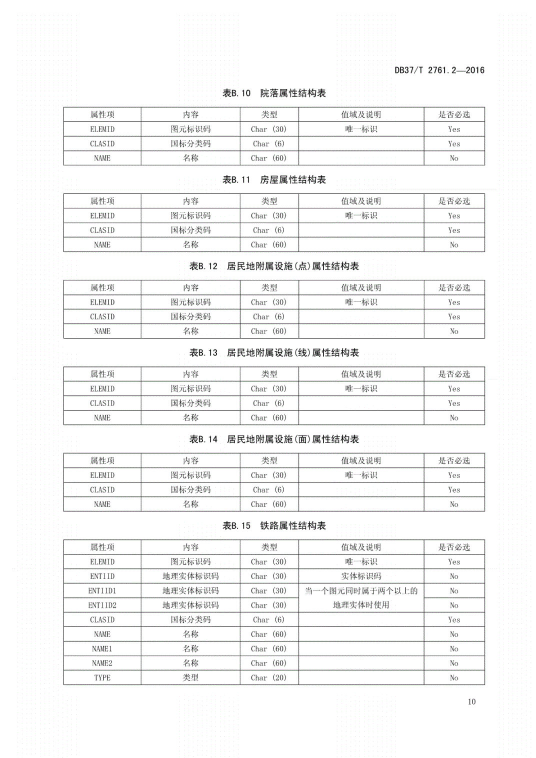
#> input picture python_for_image/picture/导出页面自框架数据_Page3.jpg, 1071 x 1516 px (shown at 1/2 size)
$ python image_new1.py
#> lines starting #> are read from the running program, lines starting #| are printed output that depends on the picture
import numpy as np
import cv2
import os
import time

# url = str(input("请输入图片地址："))


url = r'I:\工作汇总\公示发布\2021年公示\9月份\0901'


class BatchRename():
    def __init__(self):
        self.path = url  # 需更改文件地址，结尾需要有一定要有/

    @staticmethod
    def get_time():
        """
         获取日期编号
        Returns日期编号年月日
        -------

        """
        serial_num = int(time.strftime("%Y%m%d", time.localtime()))
        return serial_num

    def rename(self):
        filelist = os.listdir(self.path)  # 获取路径
        i = 1  # 图片初始名字
        for item in filelist:  # 利用for循环将filelist值赋予item内，循环执行
            if item.endswith('.jpg'):  # 用if检测文件结尾是否为.jpg，来判断是否是图片
                print(item)
                src = os.path.join(os.path.abspath(self.path), item)  # 定义原文件地址
                dst = url + "\\" + str(BatchRename.get_time()) + str("%02d" % i) + '.jpg'  # 新文件保存地址
                # img = cv2.imread(src, -1)  # 读取需要裁剪的图片(x,y)x=图片地址，y=读取方式
                img = cv2.imdecode(np.fromfile(src, dtype=np.uint8),
                                   cv2.IMREAD_COLOR)  # 读取需要裁剪的图片(x,y)x=图片地址，y=读取方式（中文路径读取）
#> img is the input picture: shape (1516, 1071, 3); mean B, G, R 244.9, 245, 244.8
                # img = cv2.cvtColor(img ,cv2.COLOR_LAB2BGR)
                new_size = cv2.resize(img, (1500, 900))  # 图片裁剪大小，手动进行更改
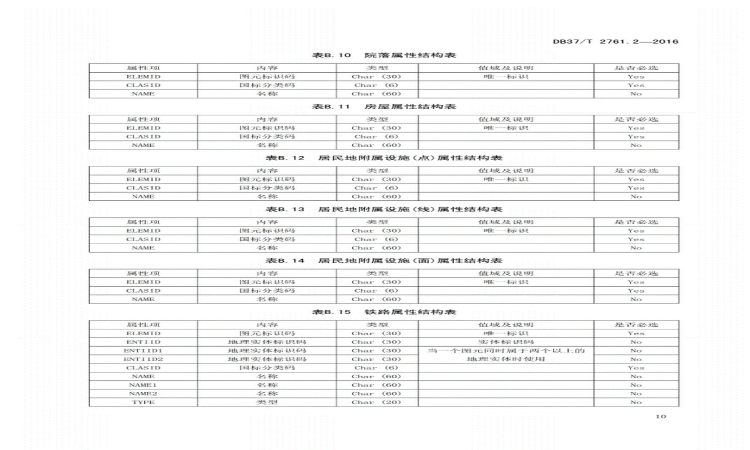
#> new_size: shape (900, 1500, 3) (shown at 1/2 size); mean B, G, R 244.9, 245, 244.8
                # cv2.imwrite(dst, new_size)  # 新图片的保存路径
                cv2.imencode('.jpg', new_size)[1].tofile(dst)  # 新图片的保存路径（中文路径保存）
                i += 1


if __name__ == '__main__':
    demo = BatchRename()
    demo.rename()

$ run again, on python_for_image/picture/导出页面自框架数据_Page4.jpg
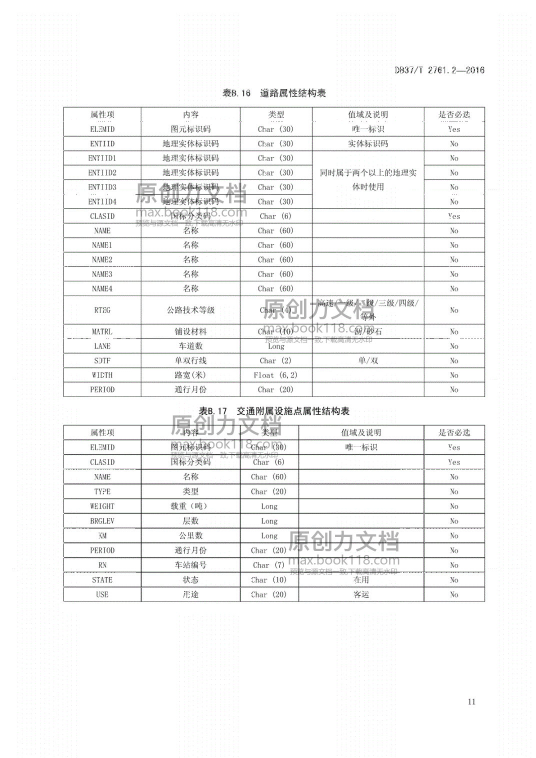
#> input picture python_for_image/picture/导出页面自框架数据_Page4.jpg, 1071 x 1516 px (shown at 1/2 size)
#> in rename, img is the input picture: shape (1516, 1071, 3); mean B, G, R 244.9, 245, 244.9
#> in rename, `new_size = cv2.resize(img, (1500, 900))`:
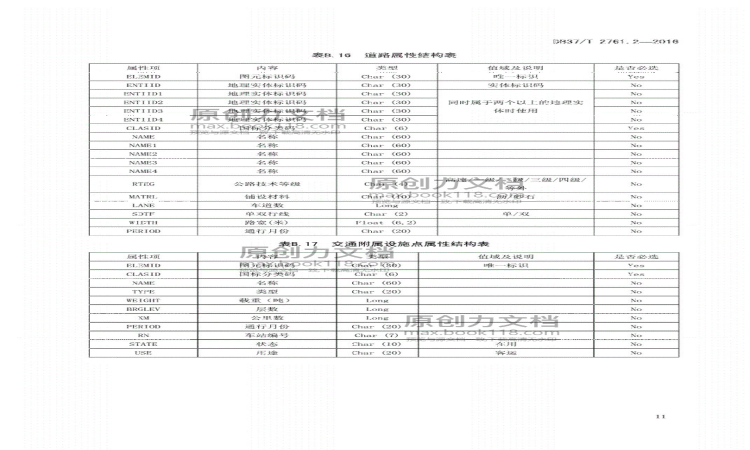
#> new_size: shape (900, 1500, 3) (shown at 1/2 size); mean B, G, R 244.8, 245, 244.8

$ run again, on python_for_image/picture/导出页面自框架数据_Page5.jpg
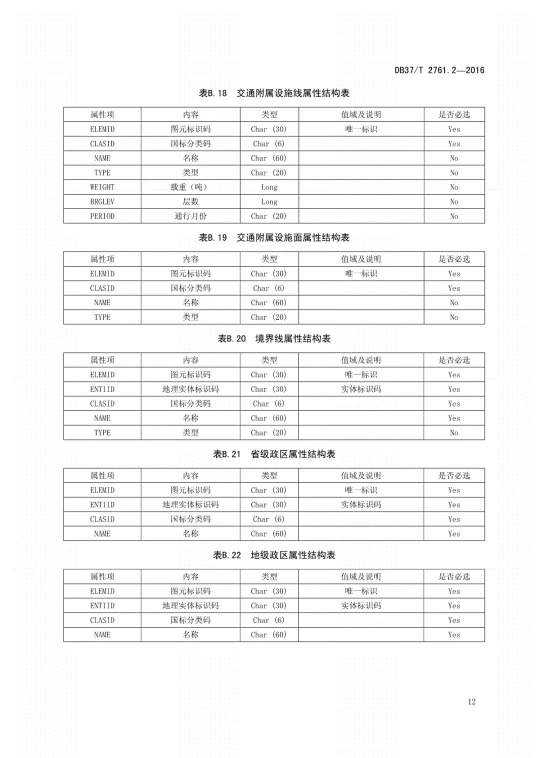
#> input picture python_for_image/picture/导出页面自框架数据_Page5.jpg, 1071 x 1516 px (shown at 1/2 size)
#> in rename, img is the input picture: shape (1516, 1071, 3); mean B, G, R 245.5, 245.6, 245.5
#> in rename, `new_size = cv2.resize(img, (1500, 900))`:
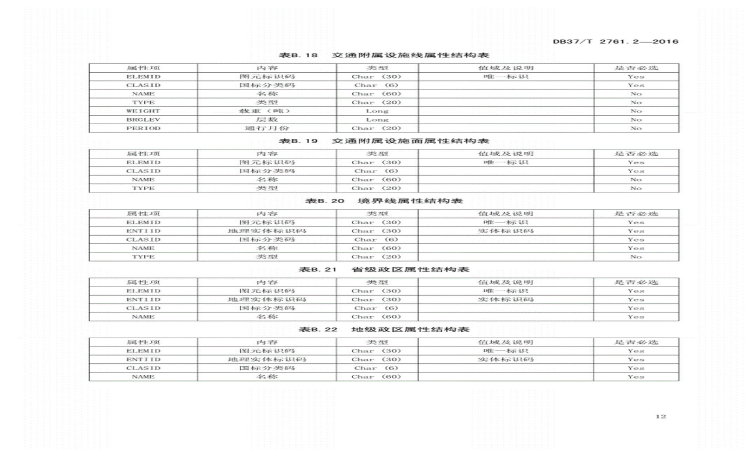
#> new_size: shape (900, 1500, 3) (shown at 1/2 size); mean B, G, R 245.5, 245.7, 245.5
